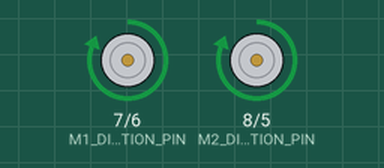
This sketch was run on a simulated Arduino Uno, built with avr-gcc and run on an emulated ATmega328P. Parts: direction and speed pins drawn as motors (green arrow = direction pin HIGH = forward, orange = LOW = backward, longer = more drive).

Above: at 1.0 s.
At 3.0 s:
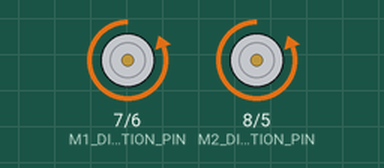
At 5.0 s:
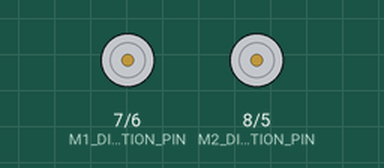
At 9.0 s:
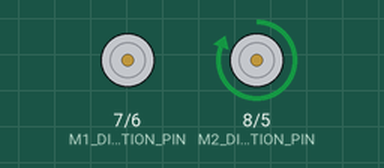
Timing chart, 0 to 13.0 s (numbered marks = the images above):
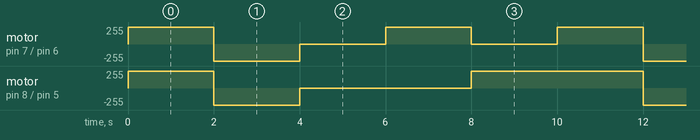

Measured:
- by itself, motor on pin 8 (M2_DIRECTION_PIN) / pin 5 (M2_SPEED_PIN): repeats every 10.0 s: backward 255/255 2.0 s, stopped 4.0 s, forward 255/255 4.0 s
- by itself, motor on pin 7 (M1_DIRECTION_PIN) / pin 6 (M1_SPEED_PIN): repeats every 10.0 s: backward 255/255 2.0 s, 2 × (stopped 2.0 s, forward 255/255 2.0 s)

The sketch:

ch10_motoduino.ino
```cpp
// 一個馬達以兩個腳位操控
// 以digitalWrite控制轉向：正轉、逆轉
// 以analogWrite控制轉速，0停止，255最快
#define M1_SPEED_PIN 6 // 馬達M1的轉速
#define M1_DIRECTION_PIN 7 // 馬達M1的轉向
#define M2_SPEED_PIN 5 // 馬達M2的轉速
#define M2_DIRECTION_PIN 8 // 馬達M2的轉向

void setup() {
  // 腳位初始設定
  pinMode(M1_DIRECTION_PIN, OUTPUT);
  pinMode(M2_DIRECTION_PIN, OUTPUT);
}
void loop() {
  forward();
  delay(2000);
  backward();
  delay(2000);
  stop();
  delay(2000);
  turnRight();
  delay(2000);
  turnLeft();
  delay(2000);
}

// 假定馬達M1在車子右邊，馬達M2在車子左邊，
// 假定兩個馬達正轉會讓車子前進
void forward(){ // 兩個馬達都正轉，往前進
  digitalWrite(M1_DIRECTION_PIN, HIGH);
  digitalWrite(M2_DIRECTION_PIN, HIGH);
  analogWrite(M1_SPEED_PIN, 255);
  analogWrite(M2_SPEED_PIN, 255);
}
void backward(){ // 兩個馬達都逆轉，往後退
  digitalWrite(M1_DIRECTION_PIN, LOW);
  digitalWrite(M2_DIRECTION_PIN, LOW);
  analogWrite(M1_SPEED_PIN, 255);
  analogWrite(M2_SPEED_PIN, 255);
}
void turnRight(){ // 向右轉彎
  digitalWrite(M1_DIRECTION_PIN, HIGH);
  digitalWrite(M2_DIRECTION_PIN, HIGH);
  analogWrite(M1_SPEED_PIN, 255);
  analogWrite(M2_SPEED_PIN, 0);
}
void turnLeft(){ // 向左轉彎
  digitalWrite(M1_DIRECTION_PIN, HIGH);
  digitalWrite(M2_DIRECTION_PIN, HIGH);
  analogWrite(M1_SPEED_PIN, 0);
  analogWrite(M2_SPEED_PIN, 255);
}
void stop(){ // 停止
  analogWrite(M1_SPEED_PIN, 0);
  analogWrite(M2_SPEED_PIN, 0);
}
```
